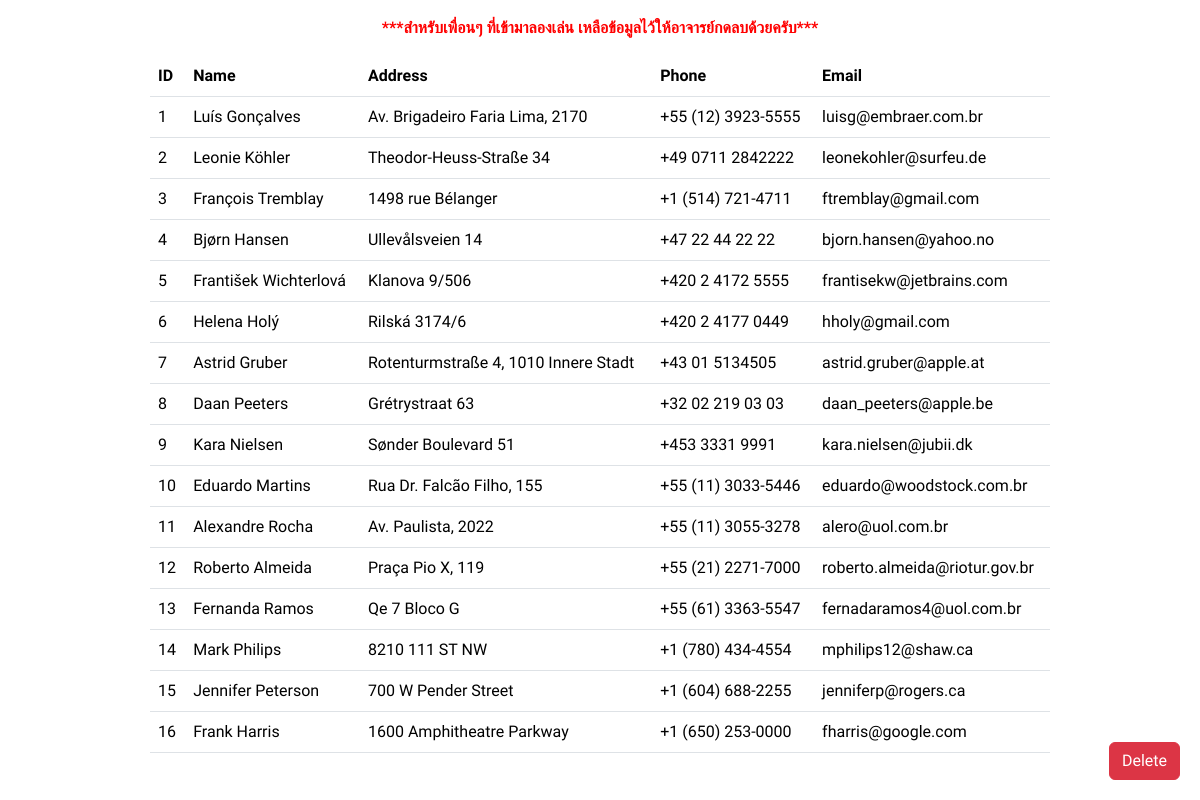
Before: / with the older database file.
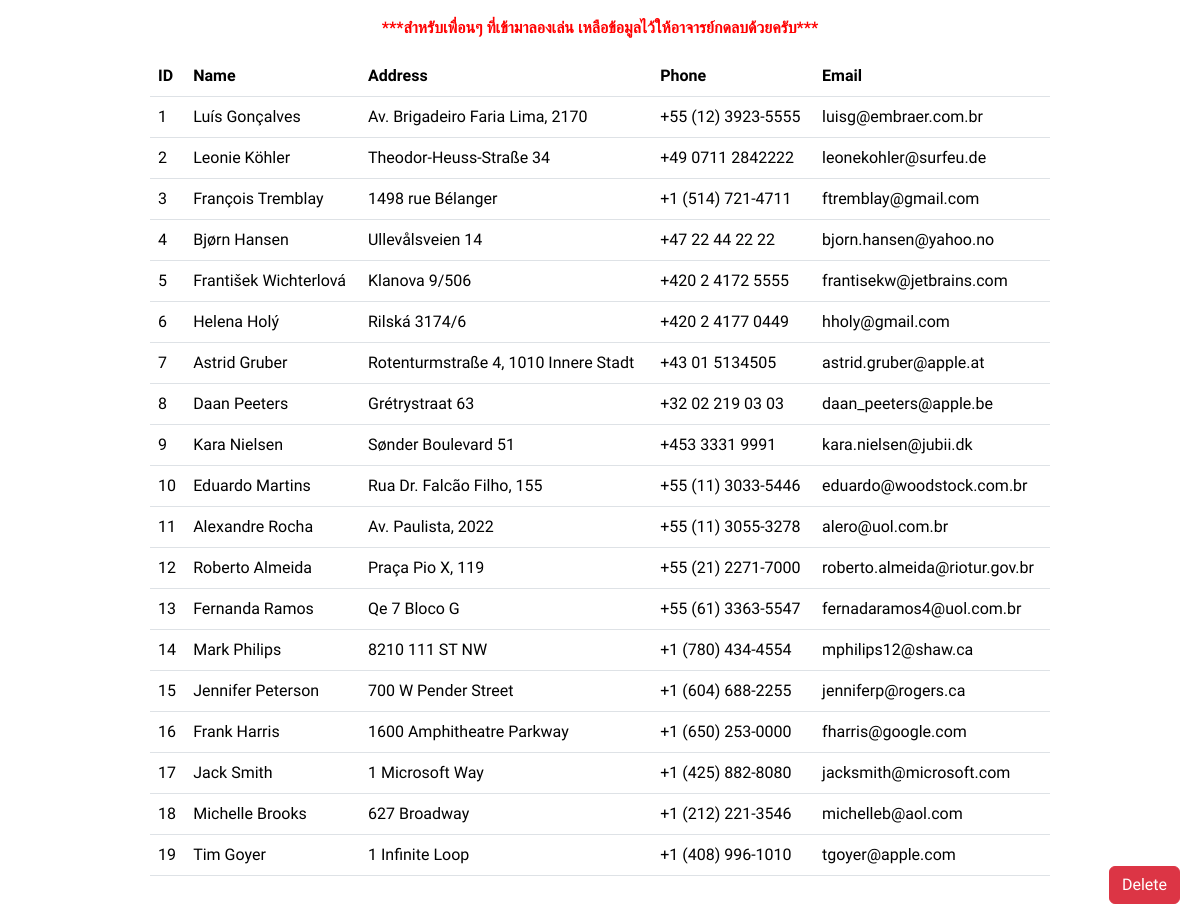
After: the same page with the newer database file.
### tables this page shows
CREATE TABLE "customers" (
	"CustomerId"	INTEGER NOT NULL,
	"FirstName"	NVARCHAR(40) NOT NULL,
	"LastName"	NVARCHAR(20) NOT NULL,
	"Company"	NVARCHAR(80),
	"Address"	NVARCHAR(70),
	"City"	NVARCHAR(40),
	"State"	NVARCHAR(40),
	"Country"	NVARCHAR(40),
	"PostalCode"	NVARCHAR(10),
	"Phone"	NVARCHAR(24),
	"Fax"	NVARCHAR(24),
	"Email"	NVARCHAR(60) NOT NULL,
	"SupportRepId"	INTEGER,
	PRIMARY KEY("CustomerId" AUTOINCREMENT),
	FOREIGN KEY("SupportRepId") REFERENCES "employees"("EmployeeId") ON DELETE NO ACTION ON UPDATE NO ACTION
);

### index.php (the view, shortened to what this page needs)
<!DOCTYPE html>
<html lang="en">
<head>
    <link href="https://cdn.jsdelivr.net/npm/bootstrap@5.3.2/dist/css/bootstrap.min.css" rel="stylesheet"
 />
</head>
<body>
    <?php
    include 'db.php';
    $res = $db->query("SELECT * FROM `customers`;");
    ?>
    <p class="text-center mt-lg-3 fw-bold" style="color: red;">***สำหรับเพื่อนๆ ที่เข้ามาลองเล่น เหลือข้อมูลไว้ให้อาจารย์กดลบด้วยครับ***</p>
    <table class="table w-75 mx-auto mb-5 ">
        <thead>
            <tr>
                <th scope="col">ID</th>
                <th scope="col">Name</th>
                <th scope="col">Address</th>
                <th scope="col">Phone</th>
                <th scope="col">Email</th>
            </tr>
        </thead>
        <tbody>
            <?php
                while($row = $res->fetchArray(SQLITE3_ASSOC) ) {
                    echo "<tr>";
                    echo "<td>" . $row['CustomerId'] . "</td>";
                    echo "<td>" . $row['FirstName'] . " " . $row['LastName'] . "</td>";
                    echo "<td>" . $row['Address'] . "</td>";
                    echo "<td>" . $row['Phone'] . "</td>";
                    echo "<td>" . $row['Email'] . "</td>";
                    echo "</tr>";
                 }
            ?>
        </tbody>
    </table>
    <a href="./delete.php" style="position: fixed; bottom: 20px; right: 20px;"><button class="btn btn-danger">Delete</button></a>
</body>
</html>

### index.php (style rules this page uses)
body { font-family: "Kanit", sans-serif !important; }

Changed rows visible on the page:
added customers: CustomerId "17", FirstName "Jack", LastName "Smith", Address "1 Microsoft Way", Phone "+1 (425) 882-8080", Email "jacksmith@microsoft.com"
added customers: CustomerId "18", FirstName "Michelle", LastName "Brooks", Address "627 Broadway", Phone "+1 (212) 221-3546", Email "michelleb@aol.com"
added customers: CustomerId "19", FirstName "Tim", LastName "Goyer", Address "1 Infinite Loop", Phone "+1 (408) 996-1010", Email "tgoyer@apple.com"
